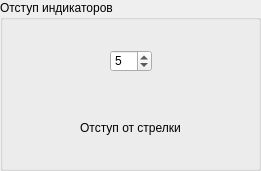
       <widget class="QGroupBox" name="groupBox_23">
        <property name="geometry">
         <rect>
          <x>310</x>
          <y>280</y>
          <width>261</width>
          <height>171</height>
         </rect>
        </property>
        <property name="title">
         <string>Отступ индикаторов</string>
        </property>
        <widget class="QLabel" name="label_49">
         <property name="geometry">
          <rect>
           <x>100</x>
           <y>60</y>
           <width>61</width>
           <height>61</height>
          </rect>
         </property>
         <property name="styleSheet">
          <string notr="true">border-image: url(:/prefix/images/arrows_rotated.png)</string>
         </property>
         <property name="text">
          <string/>
         </property>
        </widget>
        <widget class="QLabel" name="label_64">
         <property name="geometry">
          <rect>
           <x>165</x>
           <y>65</y>
           <width>71</width>
           <height>41</height>
          </rect>
         </property>
         <property name="styleSheet">
          <string notr="true">background-image: url(:/prefix/images/arrow.png)</string>
         </property>
         <property name="text">
          <string/>
         </property>
        </widget>
        <widget class="QLabel" name="label_65">
         <property name="geometry">
          <rect>
           <x>80</x>
           <y>120</y>
           <width>101</width>
           <height>16</height>
          </rect>
         </property>
         <property name="text">
          <string>Отступ от стрелки</string>
         </property>
         <property name="alignment">
          <set>Qt::AlignCenter</set>
         </property>
        </widget>
        <widget class="QSpinBox" name="marginIndSpin">
         <property name="geometry">
          <rect>
           <x>110</x>
           <y>50</y>
           <width>42</width>
           <height>22</height>
          </rect>
         </property>
         <property name="value">
          <number>5</number>
         </property>
        </widget>
        <widget class="QLabel" name="label_63">
         <property name="geometry">
          <rect>
           <x>40</x>
           <y>70</y>
           <width>49</width>
           <height>41</height>
          </rect>
         </property>
         <property name="styleSheet">
          <string notr="true">background-image: url(:/prefix/images/indicator.png)</string>
         </property>
         <property name="text">
          <string/>
         </property>
        </widget>
       </widget>
